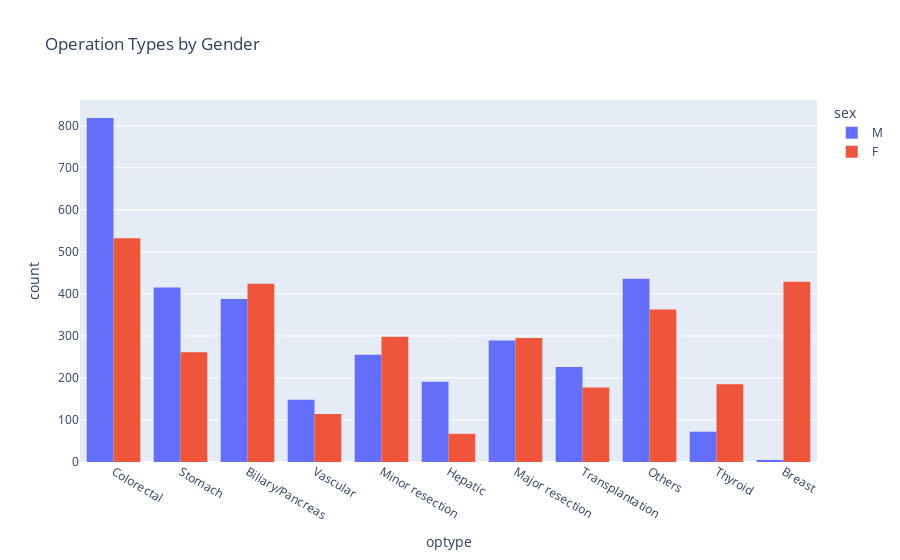

Notebook source saved alongside this figure:
### Code cell
fig = px.histogram(df_cases, x="optype", color='sex', title="Operation Types by Gender", barmode='group', opacity=1.0)
fig.show()

### Figure 1 — Plotly figure (JSON) as saved in the notebook; plotly's stock layout.template omitted (floating-point values rounded to 4 significant figures; data arrays with more than 128 entries replaced by an {"elided": "..."} marker saying what was removed)
{"data": [{"alignmentgroup": "True", "bingroup": "x", "hovertemplate": "sex=M<br>optype=%{x}<br>count=%{y}<extra></extra>", "legendgroup": "M", "marker": {"color": "#636efa", "opacity": 1, "pattern": {"shape": ""}}, "name": "M", "offsetgroup": "M", "orientation": "v", "showlegend": true, "type": "histogram", "x": {"elided": "3243 str values"}, "xaxis": "x", "yaxis": "y"}, {"alignmentgroup": "True", "bingroup": "x", "hovertemplate": "sex=F<br>optype=%{x}<br>count=%{y}<extra></extra>", "legendgroup": "F", "marker": {"color": "#EF553B", "opacity": 1, "pattern": {"shape": ""}}, "name": "F", "offsetgroup": "F", "orientation": "v", "showlegend": true, "type": "histogram", "x": {"elided": "3145 str values"}, "xaxis": "x", "yaxis": "y"}], "layout": {"barmode": "group", "legend": {"title": {"text": "sex"}, "tracegroupgap": 0}, "title": {"text": "Operation Types by Gender"}, "xaxis": {"anchor": "y", "domain": [0, 1], "title": {"text": "optype"}}, "yaxis": {"anchor": "x", "domain": [0, 1], "title": {"text": "count"}}}}
